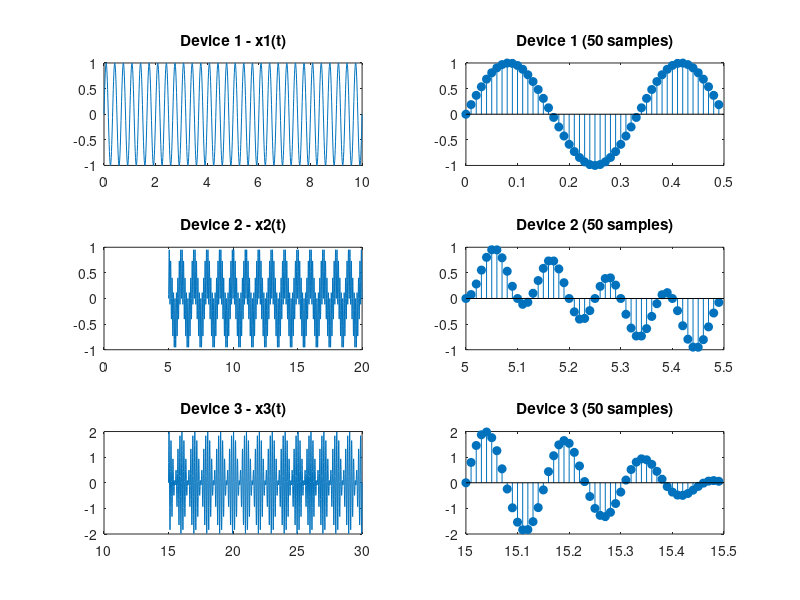
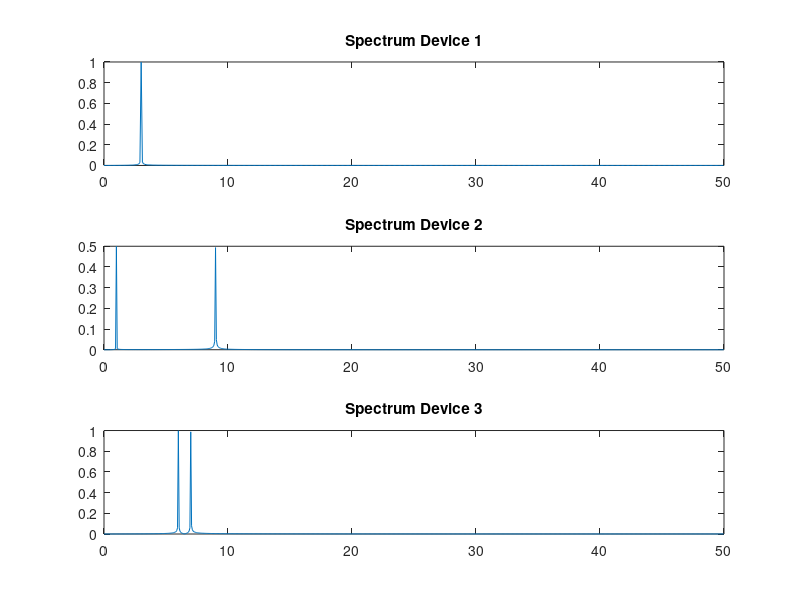

Source code (MATLAB) for these figures, in order:
clc; clear; close all;

t=10; fs=100;

% Device 1
t1=0:1/fs:t; f1=3;
x1=sin(2*pi*f1*t1);
X1=fft(x1); L1=length(X1);
P1=abs(X1/L1); P1=P1(1:L1/2+1); P1(2:end-1)=2*P1(2:end-1);
h1=fs*(0:(L1/2))/L1;

% Device 2
t2=0.5*t:1/fs:2*t; f2=4; f3=5;
x2=sin(2*pi*f2*t2).*sin(2*pi*f3*t2);
X2=fft(x2); L2=length(X2);
P2=abs(X2/L2); P2=P2(1:L2/2+1); P2(2:end-1)=2*P2(2:end-1);
h2=fs*(0:(L2/2))/L2;

% Device 3
t3=1.5*t:1/fs:3*t; f4=6; f5=7;
x3=sin(2*pi*f4*t3)+sin(2*pi*f5*t3);
X3=fft(x3); L3=length(X3);
P3=abs(X3/L3); P3=P3(1:L3/2+1); P3(2:end-1)=2*P3(2:end-1);
h3=fs*(0:(L3/2))/L3;

figure;
subplot(3,2,1); plot(t1,x1); title('Device 1 - x1(t)');
subplot(3,2,2); stem(t1(1:50),x1(1:50),'filled'); title('Device 1 (50 samples)');
subplot(3,2,3); plot(t2,x2); title('Device 2 - x2(t)');
subplot(3,2,4); stem(t2(1:50),x2(1:50),'filled'); title('Device 2 (50 samples)');
subplot(3,2,5); plot(t3,x3); title('Device 3 - x3(t)');
subplot(3,2,6); stem(t3(1:50),x3(1:50),'filled'); title('Device 3 (50 samples)');

figure;
subplot(3,1,1); plot(h1,P1); title('Spectrum Device 1');
subplot(3,1,2); plot(h2,P2); title('Spectrum Device 2');
subplot(3,1,3); plot(h3,P3); title('Spectrum Device 3');
